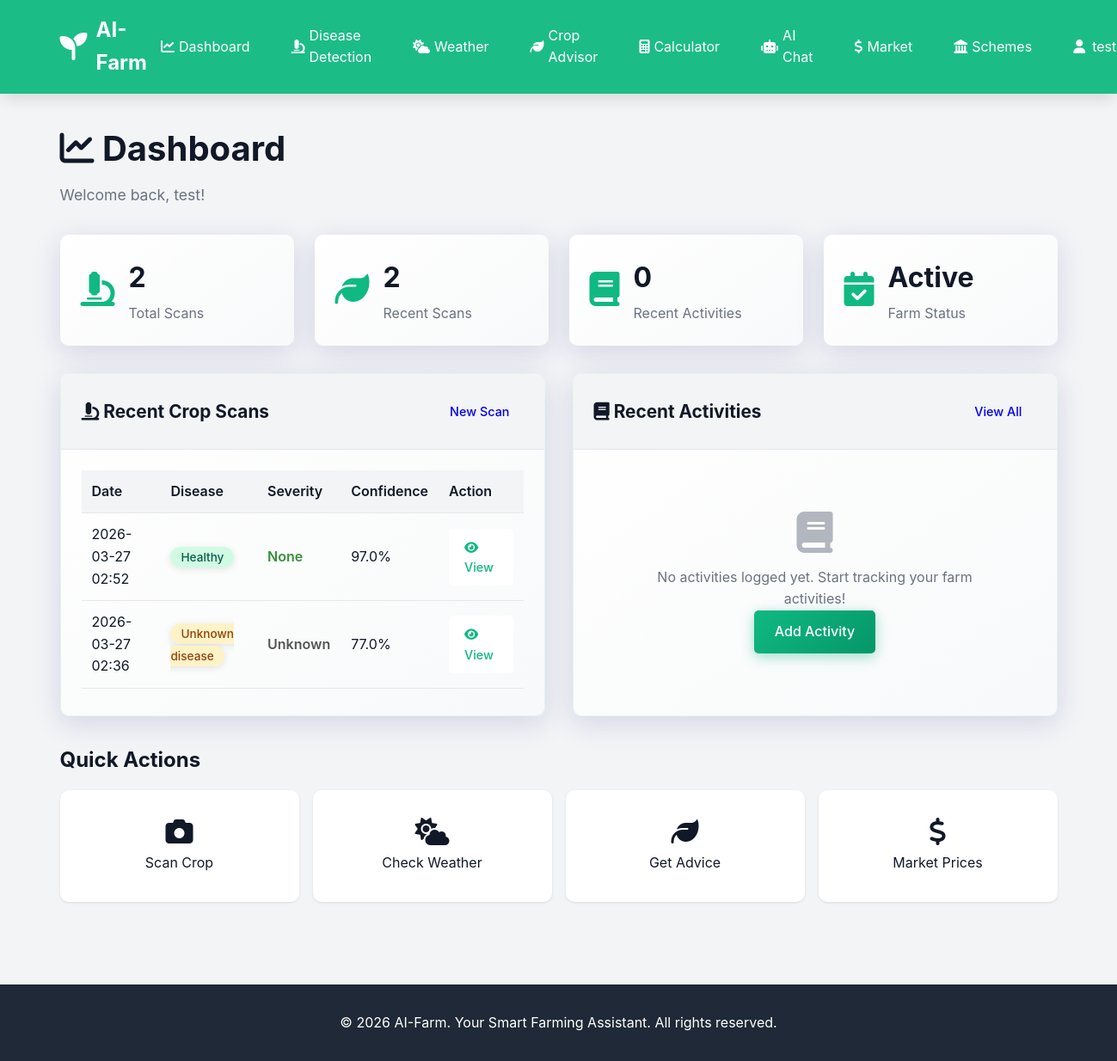
/dashboard (signed in), run on the app's committed database.
### tables this page shows
CREATE TABLE crop_scans
                 (id INTEGER PRIMARY KEY AUTOINCREMENT,
                  user_id INTEGER,
                  image_path TEXT,
                  crop_type TEXT,
                  disease_detected TEXT,
                  confidence REAL,
                  recommendations TEXT,
                  scan_date TIMESTAMP DEFAULT CURRENT_TIMESTAMP,
                  FOREIGN KEY (user_id) REFERENCES users (id));

### app.py (the view)
@app.route('/dashboard')
@login_required
def dashboard():
    conn = sqlite3.connect('aifarm.db')
    conn.row_factory = sqlite3.Row
    c = conn.cursor()
    c.execute('''SELECT * FROM crop_scans WHERE user_id = ?
                 ORDER BY scan_date DESC LIMIT 5''', (session['user_id'],))
    recent_scans = c.fetchall()
    c.execute('SELECT COUNT(*) as count FROM crop_scans WHERE user_id = ?', (session['user_id'],))
    total_scans = c.fetchone()['count']
    c.execute('''SELECT * FROM farm_activities WHERE user_id = ?
                 ORDER BY activity_date DESC LIMIT 5''', (session['user_id'],))
    recent_activities = c.fetchall()
    conn.close()
    return render_template('dashboard.html',
                           recent_scans=recent_scans,
                           total_scans=total_scans,
                           recent_activities=recent_activities)

### app.py (called while the page is built)
def login_required(f):
    @wraps(f)
    def decorated_function(*args, **kwargs):
        if 'user_id' not in session:
            flash('Please log in to access this page.', 'warning')
            return redirect(url_for('login'))
        return f(*args, **kwargs)
    return decorated_function

### templates/dashboard.html (shortened to what this page needs)
{% extends "base.html" %}
{% block content %}
<div class="dashboard">
    <div class="container">
        <div class="page-header">
            <h1><i class="fas fa-chart-line"></i> Dashboard</h1>
            <p>Welcome back, {{ session.username }}!</p>
        </div>
        <div class="stats-grid">
            <div class="stat-card">
                <div class="stat-icon"><i class="fas fa-microscope"></i></div>
                <div class="stat-content">
                    <h3>{{ total_scans }}</h3>
                    <p>Total Scans</p>
                </div>
            </div>
            <div class="stat-card">
                <div class="stat-icon"><i class="fas fa-leaf"></i></div>
                <div class="stat-content">
                    <h3>{{ recent_scans|length }}</h3>
                    <p>Recent Scans</p>
                </div>
            </div>
            <div class="stat-card">
                <div class="stat-icon"><i class="fas fa-book"></i></div>
                <div class="stat-content">
                    <h3>{{ recent_activities|length }}</h3>
                    <p>Recent Activities</p>
                </div>
            </div>
            <div class="stat-card">
                <div class="stat-icon"><i class="fas fa-calendar-check"></i></div>
                <div class="stat-content">
                    <h3>Active</h3>
                    <p>Farm Status</p>
                </div>
            </div>
        </div>
        <div class="dashboard-grid">
            <div class="dashboard-card">
                <div class="card-header">
                    <h2><i class="fas fa-microscope"></i> Recent Crop Scans</h2>
                    <a href="{{ url_for('disease_detection') }}" class="btn btn-sm">New Scan</a>
                </div>
                <div class="card-body">
                    {% if recent_scans %}
                        <div class="table-responsive">
                            <table class="data-table">
                                <thead>
                                    <tr>
                                        <th>Date</th>
                                        <th>Disease</th>
                                        <th>Severity</th>
                                        <th>Confidence</th>
                                        <th>Action</th>
                                    </tr>
                                </thead>
                                <tbody>
                                    {% for scan in recent_scans %}
                                    <tr>
                                        <td>{{ scan.scan_date[:16] }}</td>
                                        <td>
                                            <span class="badge {% if scan.disease_detected == 'Healthy' %}badge-success{% else %}badge-warning{% endif %}">
                                                {{ scan.disease_detected | capitalize }}
                                            </span>
                                        </td>
                                        <td>
                                            <span style="font-weight:600; color:
                                                {% if scan.crop_type == 'Critical' %}#d32f2f
                                                {% elif scan.crop_type == 'High' %}#f57c00
                                                {% elif scan.crop_type == 'Moderate' %}#fbc02d
                                                {% elif scan.crop_type == 'Low' or scan.crop_type == 'None' %}#388e3c
                                                {% else %}#555{% endif %};">
                                                {{ scan.crop_type | capitalize if scan.crop_type else 'N/A' }}
                                            </span>
                                        </td>
                                        <td>{{ (scan.confidence * 100)|round(1) }}%</td>
                                        <td>
                                            <a href="{{ url_for('scan_result', scan_id=scan.id) }}" class="btn btn-sm btn-secondary">
                                                <i class="fas fa-eye"></i> View
                                            </a>
                                        </td>
                                    </tr>
                                    {% endfor %}
                                </tbody>
                            </table>
                        </div>
                    {% else %}
                        <div class="empty-state">
                            <i class="fas fa-microscope fa-3x"></i>
                            <p>No scans yet. Start by scanning your first crop!</p>
                            <a href="{{ url_for('disease_detection') }}" class="btn btn-primary">Start Scanning</a>
                        </div>
                    {% endif %}
                </div>
            </div>
            <div class="dashboard-card">
                <div class="card-header">
                    <h2><i class="fas fa-book"></i> Recent Activities</h2>
                    <a href="{{ url_for('farm_log') }}" class="btn btn-sm">View All</a>
                </div>
                <div class="card-body">
                    {% if recent_activities %}
                        <div class="activity-list">
                            {% for activity in recent_activities %}
                            <div class="activity-item">
                                <div class="activity-icon"><i class="fas fa-check-circle"></i></div>
                                <div class="activity-content">
                                    <h4>{{ activity.activity_type }}</h4>
                                    <p>{{ activity.crop_type }} - {{ activity.description }}</p>
                                    <span class="activity-date">{{ activity.activity_date[:16] }}</span>
                                </div>
                            </div>
                            {% endfor %}
                        </div>
                    {% else %}
                        <div class="empty-state">
                            <i class="fas fa-book fa-3x"></i>
                            <p>No activities logged yet. Start tracking your farm activities!</p>
                            <a href="{{ url_for('farm_log') }}" class="btn btn-primary">Add Activity</a>
                        </div>
                    {% endif %}
                </div>
            </div>
        </div>
        <div class="quick-actions">
            <h2>Quick Actions</h2>
            <div class="actions-grid">
                <a href="{{ url_for('disease_detection') }}" class="action-card">
                    <i class="fas fa-camera"></i><span>Scan Crop</span>
                </a>
                <a href="{{ url_for('weather') }}" class="action-card">
                    <i class="fas fa-cloud-sun"></i><span>Check Weather</span>
                </a>
                <a href="{{ url_for('crop_recommendations') }}" class="action-card">
                    <i class="fas fa-leaf"></i><span>Get Advice</span>
                </a>
                <a href="{{ url_for('market_prices') }}" class="action-card">
                    <i class="fas fa-dollar-sign"></i><span>Market Prices</span>
                </a>
            </div>
        </div>
    </div>
</div>
{% endblock %}

### static/css/style.css (style rules this page uses)
* { margin: 0; padding: 0; box-sizing: border-box; }
:root { --primary-color: #10B981; --primary-dark: #059669; --primary-light: #34D399; --secondary-color: #3B82F6; --danger-color: #EF4444; --warning-color: #F59E0B; --success-color: #10B981; --dark: #1F2937; --light: #F3F4F6; --white: #FFFFFF; --text-dark: #111827; --text-light: #6B7280; --border-color: #E5E7EB; --shadow: 0 1px 3px 0 rgba(0, 0, 0, 0.1); --shadow-lg: 0 10px 15px -3px rgba(0, 0, 0, 0.1); }
body { font-family: -apple-system, BlinkMacSystemFont, 'Segoe UI', Roboto, 'Helvetica Neue', Arial, sans-serif; line-height: 1.6; color: var(--text-dark); background-color: var(--light); }
.container { max-width: 1200px; margin: 0 auto; padding: 0 20px; }
.btn { display: inline-block; padding: 0.75rem 1.5rem; border-radius: 5px; text-decoration: none; border: none; cursor: pointer; font-size: 1rem; transition: all 0.3s; font-weight: 500; }
.btn-primary { background: var(--primary-color); color: var(--white); }
.btn-secondary { background: var(--white); color: var(--primary-color); border: 2px solid var(--white); }
.btn-sm { padding: 0.5rem 1rem; font-size: 0.9rem; }
.dashboard { padding: 2rem 0; }
.page-header { margin-bottom: 2rem; }
.page-header h1 { font-size: 2.5rem; color: var(--text-dark); margin-bottom: 0.5rem; }
.page-header p { color: var(--text-light); font-size: 1.1rem; }
.stats-grid { display: grid; grid-template-columns: repeat(auto-fit, minmax(250px, 1fr)); gap: 1.5rem; margin-bottom: 2rem; }
.stat-card { background: var(--white); padding: 1.5rem; border-radius: 10px; box-shadow: var(--shadow); display: flex; align-items: center; gap: 1rem; }
.stat-icon { font-size: 2.5rem; color: var(--primary-color); }
.stat-content h3 { font-size: 2rem; margin-bottom: 0.25rem; }
.stat-content p { color: var(--text-light); }
.dashboard-grid { display: grid; grid-template-columns: repeat(auto-fit, minmax(500px, 1fr)); gap: 2rem; margin-bottom: 2rem; }
.dashboard-card { background: var(--white); border-radius: 10px; box-shadow: var(--shadow); overflow: hidden; }
.card-header { padding: 1.5rem; border-bottom: 1px solid var(--border-color); display: flex; justify-content: space-between; align-items: center; background: var(--light); }
.card-header h2 { font-size: 1.3rem; color: var(--text-dark); }
.card-body { padding: 1.5rem; }
.table-responsive { overflow-x: auto; }
.data-table { width: 100%; border-collapse: collapse; }
.data-table th, .data-table td { padding: 0.75rem; text-align: left; border-bottom: 1px solid var(--border-color); }
.data-table th { background: var(--light); font-weight: 600; color: var(--text-dark); }
.badge { padding: 0.25rem 0.75rem; border-radius: 20px; font-size: 0.85rem; font-weight: 500; }
.badge-success { background: #D1FAE5; color: #065F46; }
.badge-warning { background: #FEF3C7; color: #92400E; }
.empty-state { text-align: center; padding: 3rem; color: var(--text-light); }
.empty-state i { margin-bottom: 1rem; opacity: 0.5; }
.quick-actions { margin-top: 2rem; }
.quick-actions h2 { margin-bottom: 1rem; }
.actions-grid { display: grid; grid-template-columns: repeat(auto-fit, minmax(150px, 1fr)); gap: 1rem; }
.action-card { background: var(--white); padding: 2rem; border-radius: 10px; text-align: center; text-decoration: none; color: var(--text-dark); box-shadow: var(--shadow); transition: all 0.3s; }
.action-card i { font-size: 2rem; display: block; margin-bottom: 0.5rem; }
.feature-card, .dashboard-card, .stat-card { background: linear-gradient(145deg, #ffffff, #f8f9fa); box-shadow: 0 8px 32px rgba(31, 38, 135, 0.15); }
button, .btn, a, input, select, textarea { transition: all 0.3s cubic-bezier(0.4, 0, 0.2, 1); }
.btn-primary { background: linear-gradient(135deg, var(--primary-color), var(--primary-dark)); box-shadow: 0 4px 15px rgba(16, 185, 129, 0.4); }
.dashboard-card, .result-card, .weather-container > * { border: 1px solid rgba(16, 185, 129, 0.1); }
.stat-icon { animation: pulse 2s infinite; }
.data-table thead { background: linear-gradient(135deg, var(--primary-color), var(--primary-dark)); color: var(--white); }
.badge, .pill { box-shadow: 0 2px 8px rgba(0, 0, 0, 0.1); }
html { scroll-behavior: smooth; }

### data on the page
crop_scans: scan_date "2026-03-27 02:52", disease_detected "Healthy", crop_type "None", (scan.confidence*100)|round(1) "97.0"
crop_scans: scan_date "2026-03-27 02:36", disease_detected "Unknown disease", crop_type "Unknown", (scan.confidence*100)|round(1) "77.0"

### other printed values
{{ session.username }} "test"
{{ total_scans }} "2"
{{ recent_scans|length }} "2"
{{ recent_activities|length }} "0"
